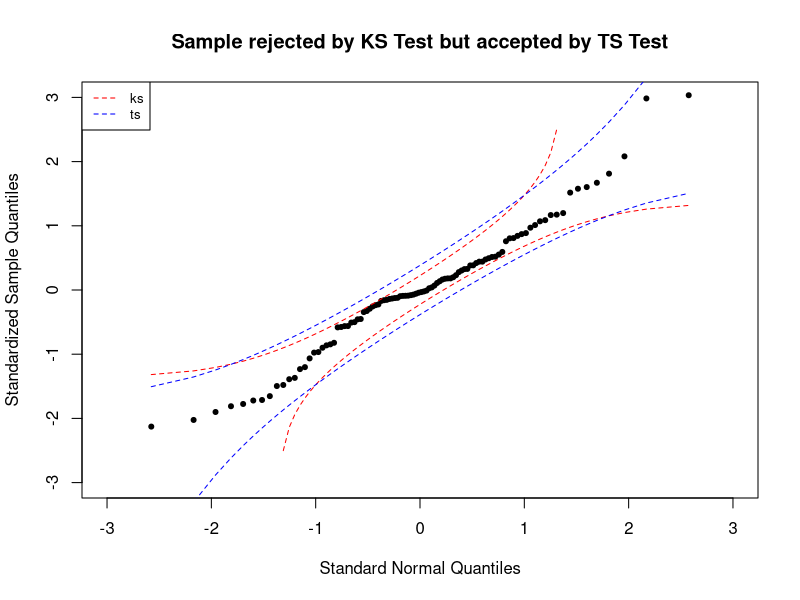
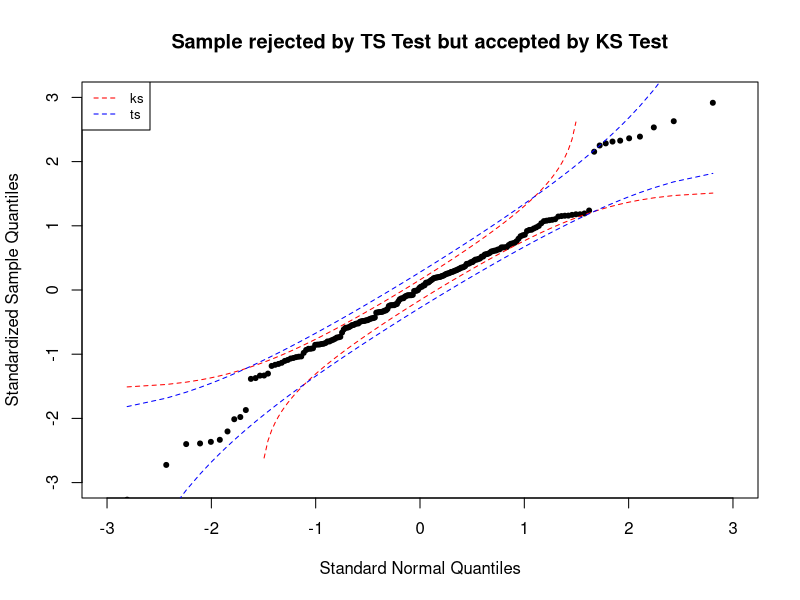

These charts were generated, in order, by the following R code:
## ---- chunk 1
qqnorm_bands <- function(x, method = c("ks", "ts", "both"), mu, sigma, estimate = c("mle","robust"), 
                         M = 5000, alpha = 0.05, title="") {
  
  method <- match.arg(method)
  estimate <- match.arg(estimate)
  
  out <- list()
  bands <- c()
  n <- length(x)
  x <- sort(x)
  if (missing(mu) || missing(sigma)) {
    # unknown parameters
    if (estimate == "mle") {
      mu <- mean(x)
      sigma <- sd(x)
    }
    if (estimate == "robust") {
      library(robustbase) # for robust estimates for the mean and sd
      Qn.scale<-function(x){
        Qn(x,finite.corr=FALSE)
      }
      Qn.location<-function(x){
        s_Qn(x,mu.too=TRUE)[[1]]
      }
      mu <- Qn.location(x)
      sigma <- Qn.scale(x)
    }
  }
  # standardize sample
  x <- (x-mu)/sigma
  p <- (1:length(x) - 0.5)/length(x)
  # quantile based on ruler method
  q <- qnorm(p)
  plot(q, x, xlim = c(-3,3), ylim = c(-3,3), xlab = "Standard Normal Quantiles",
       ylab = "Standardized Sample Quantiles", main = title, pch = 20)
  
  # KS bands
  if (method == "ks" || method == "both") {
    k <- 0.895/(sqrt(n) * (1 - 0.01/sqrt(n) + 0.85/n))
    l <- suppressWarnings(qnorm(p - k))
    u <- suppressWarnings(qnorm(p + k))
    lines(q, l, lty = 2, col = "red")
    lines(q, u, lty = 2, col = "red")
    bands <- cbind("KS.lower.band"=l, "KS.upper.band"=u)
  } 
  
  # TS bands
  if (method == "ts" || method == "both") {
    C <- rep(0,M)
    for (m in 1:M) {
      if (!missing(mu) && !missing(sigma)) {
        # known parameters
        y <- runif(n = n, min = 0, max = 1)
      } else {
        # unknown parameters
        xm <- rnorm(n = n, mean = 0, sd = 1)
        if (estimate == "mle") {
          mu <- mean(xm)
          sigma <- sd(xm)
        }
        if (estimate == "robust") {
          mu <- Qn.location(xm)
          sigma <- Qn.scale(xm)
        }
        zm <- (xm-mu)/sigma
        y <- pnorm(zm)
      }
      y <- sort(y)
      # Find minimum confidence level C_m for each simulation
      p.value <- rep(0, n)
      for (i in 1:n) {
        p.value[i] <- min(c(pbeta(q = y[i], shape1 = i, shape2 = n-i+1), 1 - pbeta(q = y[i], shape1 = i, shape2 = n-i+1)))  
      }
      C[m] <- 2 * min(p.value)
    }
    # Set gamma to be the 100*alpha percentile of C_1,...C_M
    gamma <- quantile(C, probs = alpha)
    l <- rep(0, n)
    u <- rep(0, n)
    for (i in 1:n) {
      l[i] <- qnorm(qbeta(p = gamma/2, shape1 = i, shape2 = n-i+1))
      u[i] <- qnorm(qbeta(p = 1-gamma/2, shape1 = i, shape2 = n-i+1))
    }
    lines(q, l, lty = 2, col = "blue")
    lines(q, u, lty = 2, col = "blue")
    bands <- cbind(bands, "TS.lower.band"=l, "TS.upper.band"=u)
  }
  if (method == "both") {
    legend("topleft", legend = c("ks", "ts"), col = c("red", "blue"), lty = c(2,2), cex = 0.8)
  }
  
  bands <- data.frame(bands)
  out[["bands"]] <- bands
  
  is.reject <- c()
  if (method == "ks" || method == "both") {
    ks.reject <- na.omit(x[(bands$KS.lower.band > x) | (x > bands$KS.upper.band)])
    ks.reject.index <- na.omit(which((bands$KS.lower.band > x) | (x > bands$KS.upper.band)))
    is.reject <- c(is.reject, length(ks.reject) != 0)
    out[["ks.reject"]] <- ks.reject
    out[["ks.reject/index"]] <- ks.reject.index
  }
  
  if (method == "ts" || method == "both") {
    ts.reject <- x[(bands$TS.lower.band > x) | (x > bands$TS.upper.band)]
    ts.reject.index <- which((bands$TS.lower.band > x) | (x > bands$TS.upper.band))
    is.reject <- c(is.reject, length(ts.reject) != 0)
    out[["ts.reject"]] <- ts.reject
    out[["ts.reject/index"]] <- ts.reject.index
  }
  out[["is.reject"]] <- is.reject
  return(out)
}
## ---- chunk 2
x1 <- rnorm(70)
x2 <- rexp(30)
x <- c(x1,x2)
qqnorm_bands(x = x, estimate = "mle", method = "both", title = "Sample rejected by KS Test but accepted by TS Test")
## ---- chunk 3
x <- rnorm(200)
x <- sort(x)
x1 <- x[1:10] - 0.5
x2 <- x[191:200] + 1
x <- c(x1, x[11:190], x2)
qqnorm_bands(x = x, estimate = "mle", method = "both", title = "Sample rejected by TS Test but accepted by KS Test")
